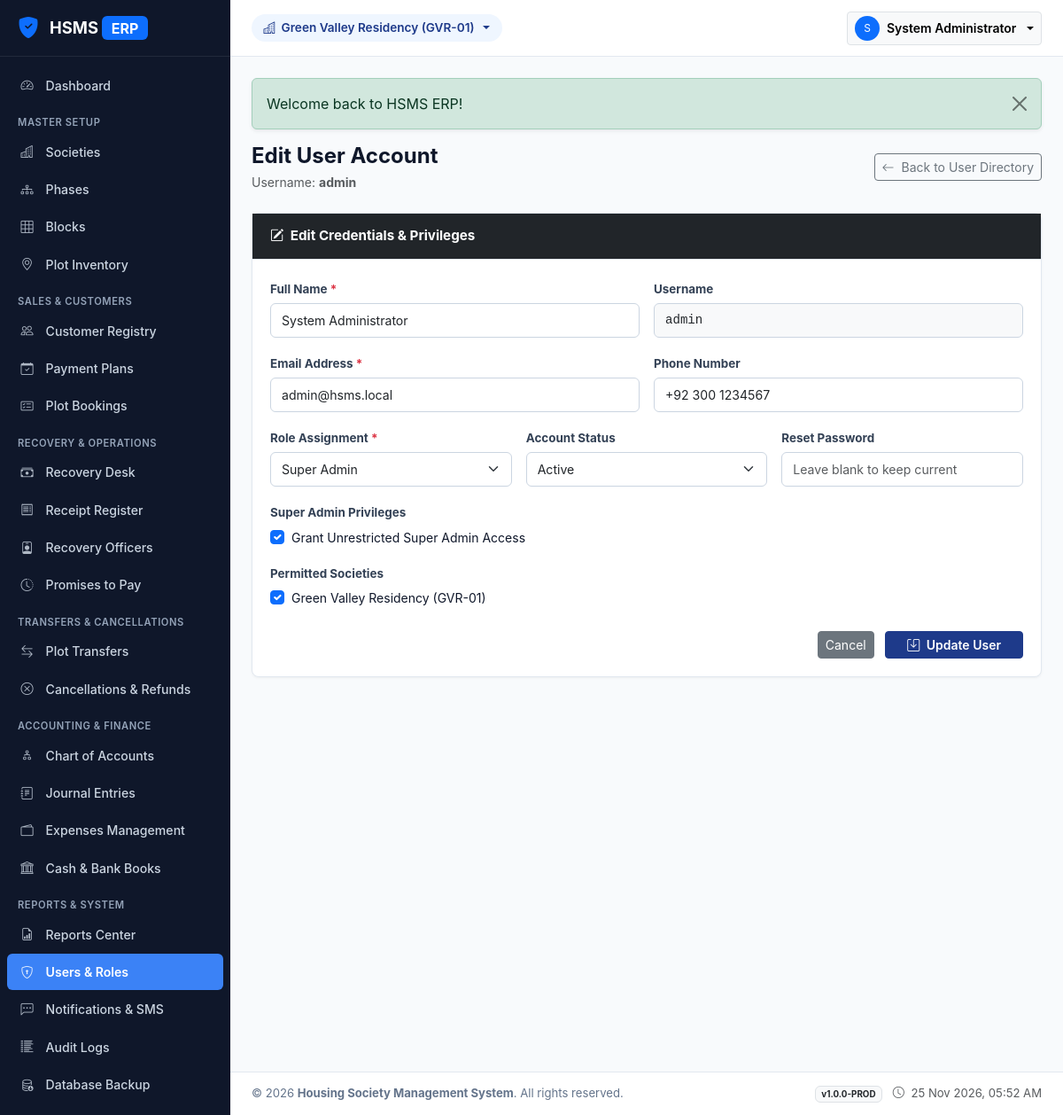
The app's page /modules/users/edit.php?id=1 (signed in) with its own data.
### tables this page shows
CREATE TABLE `societies` (
  `id` int(10) unsigned NOT NULL AUTO_INCREMENT,
  `society_code` varchar(20) NOT NULL,
  `name` varchar(150) NOT NULL,
  `location` varchar(255) NOT NULL,
  `address` text DEFAULT NULL,
  `contact_number` varchar(50) NOT NULL,
  `email` varchar(100) DEFAULT NULL,
  `registration_number` varchar(100) DEFAULT NULL,
  `logo_path` varchar(255) DEFAULT NULL,
  `start_date` date DEFAULT NULL,
  `status` enum('active','inactive') NOT NULL DEFAULT 'active',
  `remarks` text DEFAULT NULL,
  `created_at` timestamp NOT NULL DEFAULT current_timestamp(),
  `updated_at` timestamp NOT NULL DEFAULT current_timestamp() ON UPDATE current_timestamp(),
  PRIMARY KEY (`id`),
  UNIQUE KEY `society_code` (`society_code`)
);

CREATE TABLE `users` (
  `id` int(10) unsigned NOT NULL AUTO_INCREMENT,
  `name` varchar(100) NOT NULL,
  `email` varchar(100) NOT NULL,
  `username` varchar(50) NOT NULL,
  `password_hash` varchar(255) NOT NULL,
  `phone` varchar(30) DEFAULT NULL,
  `role_id` int(10) unsigned NOT NULL,
  `is_super_admin` tinyint(1) NOT NULL DEFAULT 0,
  `status` enum('active','inactive','suspended') NOT NULL DEFAULT 'active',
  `last_login` datetime DEFAULT NULL,
  `created_at` timestamp NOT NULL DEFAULT current_timestamp(),
  PRIMARY KEY (`id`),
  UNIQUE KEY `email` (`email`),
  UNIQUE KEY `username` (`username`),
  KEY `fk_user_role` (`role_id`),
  CONSTRAINT `fk_user_role` FOREIGN KEY (`role_id`) REFERENCES `roles` (`id`)
);

CREATE TABLE `roles` (
  `id` int(10) unsigned NOT NULL AUTO_INCREMENT,
  `name` varchar(50) NOT NULL,
  `description` varchar(255) DEFAULT NULL,
  `created_at` timestamp NOT NULL DEFAULT current_timestamp(),
  PRIMARY KEY (`id`),
  UNIQUE KEY `name` (`name`)
);

### includes/helpers.php (called while the page is built, shortened)
<?php
function e(mixed $string): string {
    return htmlspecialchars((string)($string ?? ''), ENT_QUOTES | ENT_SUBSTITUTE, 'UTF-8');
}
function base_url(string $path = ''): string {
    $path = ltrim($path, '/');
    return '/HSMS/' . $path;
}
function has_flash(): bool {
    return !empty($_SESSION['__flash']);
}
function get_flash(): array {
    $flashes = $_SESSION['__flash'] ?? [];
    return $flashes;
}

### includes/auth.php (called while the page is built, shortened)
<?php
function current_user(): ?array {
    return [
        'id'             => (int)$_SESSION['user_id'],
        'name'           => (string)($_SESSION['user_name'] ?? ''),
        'username'       => (string)($_SESSION['username'] ?? ''),
        'email'          => (string)($_SESSION['user_email'] ?? ''),
        'role_id'        => (int)($_SESSION['user_role_id'] ?? 0),
        'role_name'      => (string)($_SESSION['user_role_name'] ?? ''),
        'is_super_admin' => (bool)($_SESSION['is_super_admin'] ?? false)
    ];
}
function get_active_society_id(): int {
    if (!empty($_SESSION['active_society_id'])) {
        return (int)$_SESSION['active_society_id'];
    }
    $db = get_db_connection();
    $stmt = $db->query("SELECT `id` FROM `societies` WHERE `status` = 'active' ORDER BY `id` ASC LIMIT 1");
    $id = (int)$stmt->fetchColumn();
    return $id;
}
function get_active_society(): ?array {
    $socId = get_active_society_id();
    $db = get_db_connection();
    $stmt = $db->prepare("SELECT * FROM `societies` WHERE `id` = :id LIMIT 1");
    $stmt->execute(['id' => $socId]);
    return $stmt->fetch() ?: null;
}

### modules/users/edit.php (the view, shortened to what this page needs)
<?php
$db = get_db_connection();
$userId = (int)($_GET['id'] ?? 0);
$stmt = $db->prepare("SELECT * FROM `users` WHERE `id` = :id");
$stmt->execute(['id' => $userId]);
$user = $stmt->fetch();
$userSocIds = $db->prepare("SELECT society_id FROM `user_society_access` WHERE `user_id` = :uid");
$userSocIds->execute(['uid' => $userId]);
$assignedSocs = $userSocIds->fetchAll(PDO::FETCH_COLUMN);
$roles = $db->query("SELECT * FROM `roles` ORDER BY `id` ASC")->fetchAll();
$societies = $db->query("SELECT id, name, society_code FROM `societies` WHERE `status` = 'active' ORDER BY `name` ASC")->fetchAll();
require_once __DIR__ . '/../../includes/header.php';
?>
<div class="d-flex justify-content-between align-items-center mb-4">
    <div>
        <h4 class="fw-bold mb-1">Edit User Account</h4>
        <p class="text-muted small mb-0">Username: <strong><?= e($user['username']) ?></strong></p>
    </div>
    <a href="<?= base_url('modules/users/index.php') ?>" class="btn btn-outline-secondary btn-sm">
        <i class="bi bi-arrow-left me-1"></i> Back to User Directory
    </a>
</div>
<div class="card-hs max-w-800">
    <div class="card-header bg-dark text-white">
        <span class="fw-bold"><i class="bi bi-pencil-square me-1"></i> Edit Credentials & Privileges</span>
    </div>
    <div class="card-body">
        <form method="POST">
            <div class="row g-3 mb-3">
                <div class="col-md-6">
                    <label class="form-label small fw-bold">Full Name <span class="text-danger">*</span></label>
                    <input type="text" name="name" class="form-control form-control-sm" required value="<?= e($_POST['name'] ?? $user['name']) ?>">
                </div>
                <div class="col-md-6">
                    <label class="form-label small fw-bold">Username</label>
                    <input type="text" class="form-control form-control-sm bg-light font-monospace" value="<?= e($user['username']) ?>" readonly>
                </div>
            </div>
            <div class="row g-3 mb-3">
                <div class="col-md-6">
                    <label class="form-label small fw-bold">Email Address <span class="text-danger">*</span></label>
                    <input type="email" name="email" class="form-control form-control-sm" required value="<?= e($_POST['email'] ?? $user['email']) ?>">
                </div>
                <div class="col-md-6">
                    <label class="form-label small fw-bold">Phone Number</label>
                    <input type="text" name="phone" class="form-control form-control-sm" value="<?= e($_POST['phone'] ?? $user['phone']) ?>">
                </div>
            </div>
            <div class="row g-3 mb-3">
                <div class="col-md-4">
                    <label class="form-label small fw-bold">Role Assignment <span class="text-danger">*</span></label>
                    <select name="role_id" class="form-select form-select-sm" required>
                        <?php foreach ($roles as $r): ?>
                            <option value="<?= (int)$r['id'] ?>" <?= ((int)($user['role_id']) === (int)$r['id']) ? 'selected' : '' ?>><?= e($r['name']) ?></option>
                        <?php endforeach; ?>
                    </select>
                </div>
                <div class="col-md-4">
                    <label class="form-label small fw-bold">Account Status</label>
                    <select name="status" class="form-select form-select-sm">
                        <option value="active" <?= ($user['status'] === 'active') ? 'selected' : '' ?>>Active</option>
                    </select>
                </div>
                <div class="col-md-4">
                    <label class="form-label small fw-bold">Reset Password</label>
                    <input type="password" name="password" class="form-control form-control-sm" placeholder="Leave blank to keep current">
                </div>
            </div>
            <div class="mb-3">
                <label class="form-label small fw-bold">Super Admin Privileges</label>
                <div class="form-check">
                    <input class="form-check-input" type="checkbox" name="is_super_admin" value="1" id="superAdminCheck" <?= !empty($user['is_super_admin']) ? 'checked' : '' ?>>
                    <label class="form-check-label small" for="superAdminCheck">
                        Grant Unrestricted Super Admin Access
                    </label>
                </div>
            </div>
            <div class="mb-4">
                <label class="form-label small fw-bold">Permitted Societies</label>
                <div class="d-flex flex-wrap gap-3">
                    <?php foreach ($societies as $s): ?>
                        <div class="form-check">
                            <input class="form-check-input" type="checkbox" name="society_ids[]" value="<?= (int)$s['id'] ?>" id="soc_<?= (int)$s['id'] ?>" <?= (in_array((int)$s['id'], $assignedSocs, true)) ? 'checked' : '' ?>>
                            <label class="form-check-label small" for="soc_<?= (int)$s['id'] ?>">
                                <?= e($s['name']) ?> (<?= e($s['society_code']) ?>)
                            </label>
                        </div>
                    <?php endforeach; ?>
                </div>
            </div>
            <div class="text-end">
                <a href="<?= base_url('modules/users/index.php') ?>" class="btn btn-secondary btn-sm me-2">Cancel</a>
                <button type="submit" class="btn btn-hs-primary btn-sm px-4 fw-semibold">
                    <i class="bi bi-save me-1"></i> Update User
                </button>
            </div>
        </form>
    </div>
</div>
<?php require_once __DIR__ . '/../../includes/footer.php'; ?>

### includes/header.php (shortened to what this page needs)
<?php
$currentUser = current_user();
$activeSociety = get_active_society();
?>
<!DOCTYPE html>
<html lang="en">
<head>
    <link href="https://cdn.jsdelivr.net/npm/bootstrap@5.3.3/dist/css/bootstrap.min.css" rel="stylesheet">
    <link rel="stylesheet" href="https://cdn.jsdelivr.net/npm/bootstrap-icons@1.11.3/font/bootstrap-icons.min.css">
    <link rel="stylesheet" href="<?= base_url('assets/css/style.css') ?>">
</head>
<body>
<div id="app-wrapper">
    <?php require_once __DIR__ . '/sidebar.php'; ?>
    <div id="content-wrapper">
        <header class="top-navbar">
            <div class="d-flex align-items-center gap-3">
                <div class="dropdown">
                    <button class="society-badge-pill dropdown-toggle border-0" type="button" data-bs-toggle="dropdown" aria-expanded="false">
                        <i class="bi bi-buildings"></i>
                        <span><?= e($activeSociety['name'] ?? 'Select Society') ?> (<?= e($activeSociety['society_code'] ?? '—') ?>)</span>
                    </button>
                </div>
            </div>
            <div class="d-flex align-items-center gap-3">
                <div class="dropdown">
                    <button class="btn btn-sm btn-light border dropdown-toggle d-flex align-items-center gap-2" type="button" data-bs-toggle="dropdown" aria-expanded="false">
                        <div class="rounded-circle bg-primary text-white d-flex align-items-center justify-content-center" style="width: 28px; height: 28px; font-size: 0.75rem;">
                            <?= strtoupper(substr($currentUser['name'], 0, 1)) ?>
                        </div>
                        <span class="d-none d-sm-inline fw-semibold"><?= e($currentUser['name']) ?></span>
                    </button>
                </div>
            </div>
        </header>
        <main class="page-container">
            <?php if (has_flash()): ?>
                <?php foreach (get_flash() as $flash): ?>
                    <div class="alert alert-<?= e($flash['type']) ?> alert-dismissible fade show shadow-sm" role="alert">
                        <?= e($flash['message']) ?>
                        <button type="button" class="btn-close" data-bs-dismiss="alert" aria-label="Close"></button>
                    </div>
                <?php endforeach; ?>
            <?php endif; ?>

### assets/css/style.css (style rules this page uses)
:root { --hs-primary: #1e3a8a; --hs-primary-dark: #172554; --hs-primary-light: #3b82f6; --hs-accent: #0284c7; --hs-bg: #f8fafc; --hs-card-bg: #ffffff; --hs-border: #e2e8f0; --hs-text-main: #0f172a; --hs-text-muted: #64748b; --hs-sidebar-width: 260px; --hs-sidebar-collapsed-width: 70px; --hs-header-height: 64px; }
body { font-family: -apple-system, BlinkMacSystemFont, "Segoe UI", Roboto, "Helvetica Neue", Arial, sans-serif; background-color: var(--hs-bg); color: var(--hs-text-main); margin: 0; padding: 0; min-height: 100vh; display: flex; flex-direction: column; }
#app-wrapper { display: flex; min-height: 100vh; width: 100%; }
#content-wrapper { flex-grow: 1; display: flex; flex-direction: column; min-width: 0; background-color: var(--hs-bg); }
.top-navbar { height: var(--hs-header-height); background: var(--hs-card-bg); border-bottom: 1px solid var(--hs-border); display: flex; align-items: center; justify-content: space-between; padding: 0 1.5rem; position: sticky; top: 0; z-index: 999; }
.society-badge-pill { background-color: #eff6ff; border: 1px solid #bfdbfe; color: var(--hs-primary); padding: 0.35rem 0.85rem; border-radius: 9999px; font-size: 0.85rem; font-weight: 600; display: inline-flex; align-items: center; gap: 0.4rem; }
.page-container { padding: 1.5rem; flex-grow: 1; }
.card-hs { background: var(--hs-card-bg); border: 1px solid var(--hs-border); border-radius: 8px; box-shadow: 0 1px 3px rgba(0, 0, 0, 0.05); margin-bottom: 1.25rem; }
.card-hs .card-header { background: transparent; border-bottom: 1px solid var(--hs-border); padding: 0.9rem 1.25rem; font-weight: 600; font-size: 0.95rem; display: flex; align-items: center; justify-content: space-between; }
.card-hs .card-body { padding: 1.25rem; }
.form-label { font-size: 0.84rem; font-weight: 600; color: #334155; margin-bottom: 0.35rem; }
.form-control, .form-select { border-color: #cbd5e1; font-size: 0.88rem; padding: 0.5rem 0.75rem; border-radius: 6px; }
.btn-hs-primary { background-color: var(--hs-primary); border-color: var(--hs-primary); color: #ffffff; }

### records on screen
societies: name "Green Valley Residency", society_code "GVR-01", id "☑"
users: name "S", name "System Administrator", username "admin", email "admin@hsms.local", phone "+92 300 1234567", role_id "Super Admin", status "Active", is_super_admin "☑"

### other values on screen
$flash['message'] "Welcome back to HSMS ERP!"
APP_NAME "Housing Society Management System"
APP_VERSION "1.0.0-PROD"
